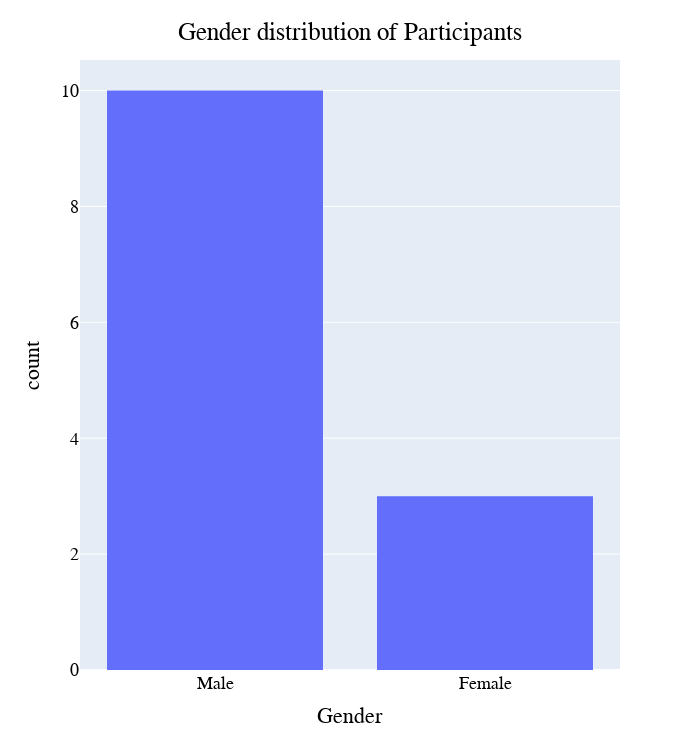

Notebook code cell kept with this figure:
### Code cell
fig = px.histogram(df_dem, x="Gender")
fig.update_layout(
    width=700,
    height=750,
    title={
        'text': "Gender distribution of Participants",
        'y':0.97,
        'x':0.5,
        'xanchor': 'center',
        'yanchor': 'top'},
    
    legend=dict(x=0.7, y=0.975),
    font=dict(
        family="Arial",
        size=18,
        color="#000000"
    ),
)
fig.show()

### Figure 1 — Plotly figure (JSON) as saved in the notebook; plotly's stock layout.template omitted (floating-point values rounded to 4 significant figures)
{"data": [{"alignmentgroup": "True", "bingroup": "x", "hovertemplate": "Gender=%{x}<br>count=%{y}<extra></extra>", "legendgroup": "", "marker": {"color": "#636efa"}, "name": "", "offsetgroup": "", "orientation": "v", "showlegend": false, "type": "histogram", "x": ["Male", "Male", "Male", "Male", "Male", "Male", "Male", "Male", "Female", "Male", "Male", "Female", "Female"], "xaxis": "x", "yaxis": "y"}], "layout": {"barmode": "relative", "font": {"color": "#000000", "family": "Arial", "size": 18}, "height": 750, "legend": {"tracegroupgap": 0, "x": 0.7, "y": 0.975}, "margin": {"t": 60}, "title": {"text": "Gender distribution of Participants", "x": 0.5, "xanchor": "center", "y": 0.97, "yanchor": "top"}, "width": 700, "xaxis": {"anchor": "y", "domain": [0, 1], "title": {"text": "Gender"}}, "yaxis": {"anchor": "x", "domain": [0, 1], "title": {"text": "count"}}}}
